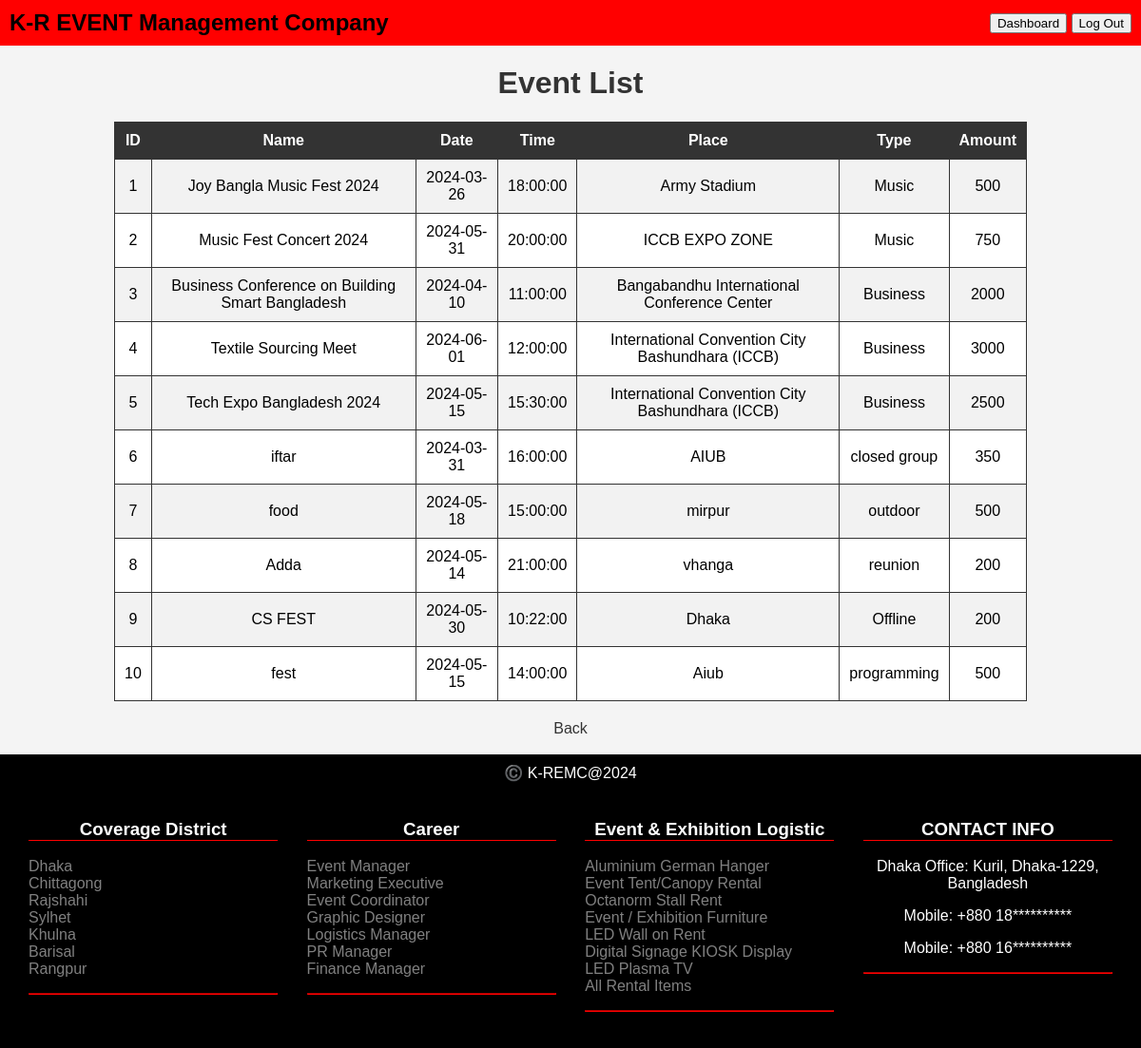
The page /view/allevents.php (signed in) on the database its author committed.
### tables this page shows
CREATE TABLE `events` (
  `id` int(11) NOT NULL,
  `event_name` varchar(255) NOT NULL,
  `event_date` date NOT NULL,
  `event_time` time NOT NULL,
  `event_place` varchar(255) NOT NULL,
  `event_type` varchar(100) NOT NULL,
  `amount` int(50) NOT NULL,
  `event_details` varchar(5000) DEFAULT NULL
);

### model/userModel.php (called while the page is built, shortened)
<?php
    function getAllevents(){
        $con = dbConnection();
        $sql = "select * from events";
        $result = mysqli_query($con, $sql);
        $users = [];
        while($row = mysqli_fetch_assoc($result)){
            array_push($users, $row);
        }
        return $users;
    }
?>

### view/allevents.php (the view, shortened to what this page needs)
<?php
    require_once('../model/userModel.php');
    $events = getAllEvents();
?>
<!DOCTYPE html>
<html lang="en">
<head>
    <div style="background-color: red; padding: 10px; display: flex; justify-content: space-between; align-items: center;">
     <div style="font-weight: bold; font-size: 24px; font-family: 'Arial', sans-serif;">K-R EVENT Management Company</div>
            <div class="btn-container">
                <a href="profile.php" style="text-decoration: none;">
                    <button>Dashboard</button>
                </a>
                <a href="home.php" style="text-decoration: none;">
                    <button>Log Out</button>
                </a>
            </div>
        </div>
</head>
<body>
    <h1>Event List</h1>
    <table border="1" align="center">
        <tr>
            <th>ID</th>
            <th>Name</th>
            <th>Date</th>
            <th>Time</th>
            <th>Place</th>
            <th>Type</th>
            <th>Amount</th>
        </tr>
        <?php foreach($events as $event): ?>
        <tr>
            <td><?php echo $event['id']; ?></td>
            <td><?php echo $event['event_name']; ?></td>
            <td><?php echo $event['event_date']; ?></td>
            <td><?php echo $event['event_time']; ?></td>
            <td><?php echo $event['event_place']; ?></td>
            <td><?php echo $event['event_type']; ?></td>
            <td><?php echo $event['amount']; ?></td>
        </tr>
        <?php endforeach; ?>
    </table>
    <div style=" text-align: center;">
    <a href="profile.php" class="back-btn">Back</a>
    <br>
    <br>
    <div style="background-color: black; color: white; text-align: center; padding: 10px;">
    ©️ K-REMC@2024
        <div style="display: flex; justify-content: space-between; padding: 20px;">
            <div style="width: 23%;">
                <h3 style="color: white; border-bottom: 1px solid red;">Coverage District</h3>
                <ul style="list-style-type: none; color: gray; padding: 0;text-align: left;">
                    <li>Dhaka</li>
                    <li>Chittagong</li>
                    <li>Rajshahi</li>
                    <li>Sylhet</li>
                    <li>Khulna</li>
                    <li>Barisal</li>
                    <li>Rangpur</li>
                </ul>
                <hr style="border-color: red;">
            </div>
            <div style="width: 23%;">
                <h3 style="color: white; border-bottom: 1px solid red;">Career</h3>
                <ul style="list-style-type: none; color: gray; padding: 0;text-align: left;">
                    <li>Event Manager</li>
                    <li>Marketing Executive</li>
                    <li>Event Coordinator</li>
                    <li>Graphic Designer</li>
                    <li>Logistics Manager</li>
                    <li>PR Manager</li>
                    <li>Finance Manager</li>
                </ul>
                <hr style="border-color: red;">
            </div>
            <div style="width: 23%;">
                <h3 style="color: white; border-bottom: 1px solid red;">Event & Exhibition Logistic</h3>
                <ul style="list-style-type: none; color: gray; padding: 0;text-align: left;  ">
                    <li>Aluminium German Hanger</li>
                    <li>Event Tent/Canopy Rental</li>
                    <li>Octanorm Stall Rent</li>
                    <li>Event / Exhibition Furniture</li>
                    <li>LED Wall on Rent</li>
                    <li>Digital Signage KIOSK Display</li>
                    <li>LED Plasma TV</li>
                    <li>All Rental Items</li>
                </ul>
                <hr style="border-color: red;">
            </div>
            <div style="width: 23%;">
            <h3 style="color: white; border-bottom: 1px solid red;">CONTACT INFO</h3>
            <p style="color: white;">Dhaka Office: Kuril, Dhaka-1229, Bangladesh</p>
            <p style="color: white;">Mobile: +880 18**********</p>
            <p style="color: white;">Mobile: +880 16**********</p>
            <hr style="border-color: red;">
        </div>
    </div>
</div>
</body>
</html>

### view/allevents.php (style rules this page uses)
body { font-family: Arial, sans-serif; margin: 0; padding: 0; background-color: #f4f4f4; }
h1 { text-align: center; color: #333; }
table { width: 80%; margin: 20px auto; border-collapse: collapse; border: 1px solid #333; background-color: #fff; }
th, td { padding: 10px; text-align: center; border: 1px solid #333; }
th { background-color: #333; color: #fff; }
tr:nth-child(even) { background-color: #f2f2f2; }
a { text-decoration: none; color: #333; }

### rows shown on the page
events: id "1", event_name "Joy Bangla Music Fest 2024", event_date "2024-03-26", event_time "18:00:00", event_place "Army Stadium", event_type "Music", amount "500"
events: id "2", event_name "Music Fest Concert 2024", event_date "2024-05-31", event_time "20:00:00", event_place "ICCB EXPO ZONE", event_type "Music", amount "750"
events: id "3", event_name "Business Conference on Building Smart Bangladesh", event_date "2024-04-10", event_time "11:00:00", event_place "Bangabandhu International Conference Center", event_type "Business", amount "2000"
events: id "4", event_name "Textile Sourcing Meet", event_date "2024-06-01", event_time "12:00:00", event_place "International Convention City Bashundhara (ICCB)", event_type "Business", amount "3000"
events: id "5", event_name "Tech Expo Bangladesh 2024", event_date "2024-05-15", event_time "15:30:00", event_place "International Convention City Bashundhara (ICCB)", event_type "Business", amount "2500"
events: id "6", event_name "iftar", event_date "2024-03-31", event_time "16:00:00", event_place "AIUB", event_type "closed group", amount "350"
events: id "7", event_name "food", event_date "2024-05-18", event_time "15:00:00", event_place "mirpur", event_type "outdoor", amount "500"
events: id "8", event_name "Adda", event_date "2024-05-14", event_time "21:00:00", event_place "vhanga", event_type "reunion", amount "200"
events: id "9", event_name "CS FEST", event_date "2024-05-30", event_time "10:22:00", event_place "Dhaka", event_type "Offline", amount "200"
events: id "10", event_name "fest", event_date "2024-05-15", event_time "14:00:00", event_place "Aiub", event_type "programming", amount "500"
